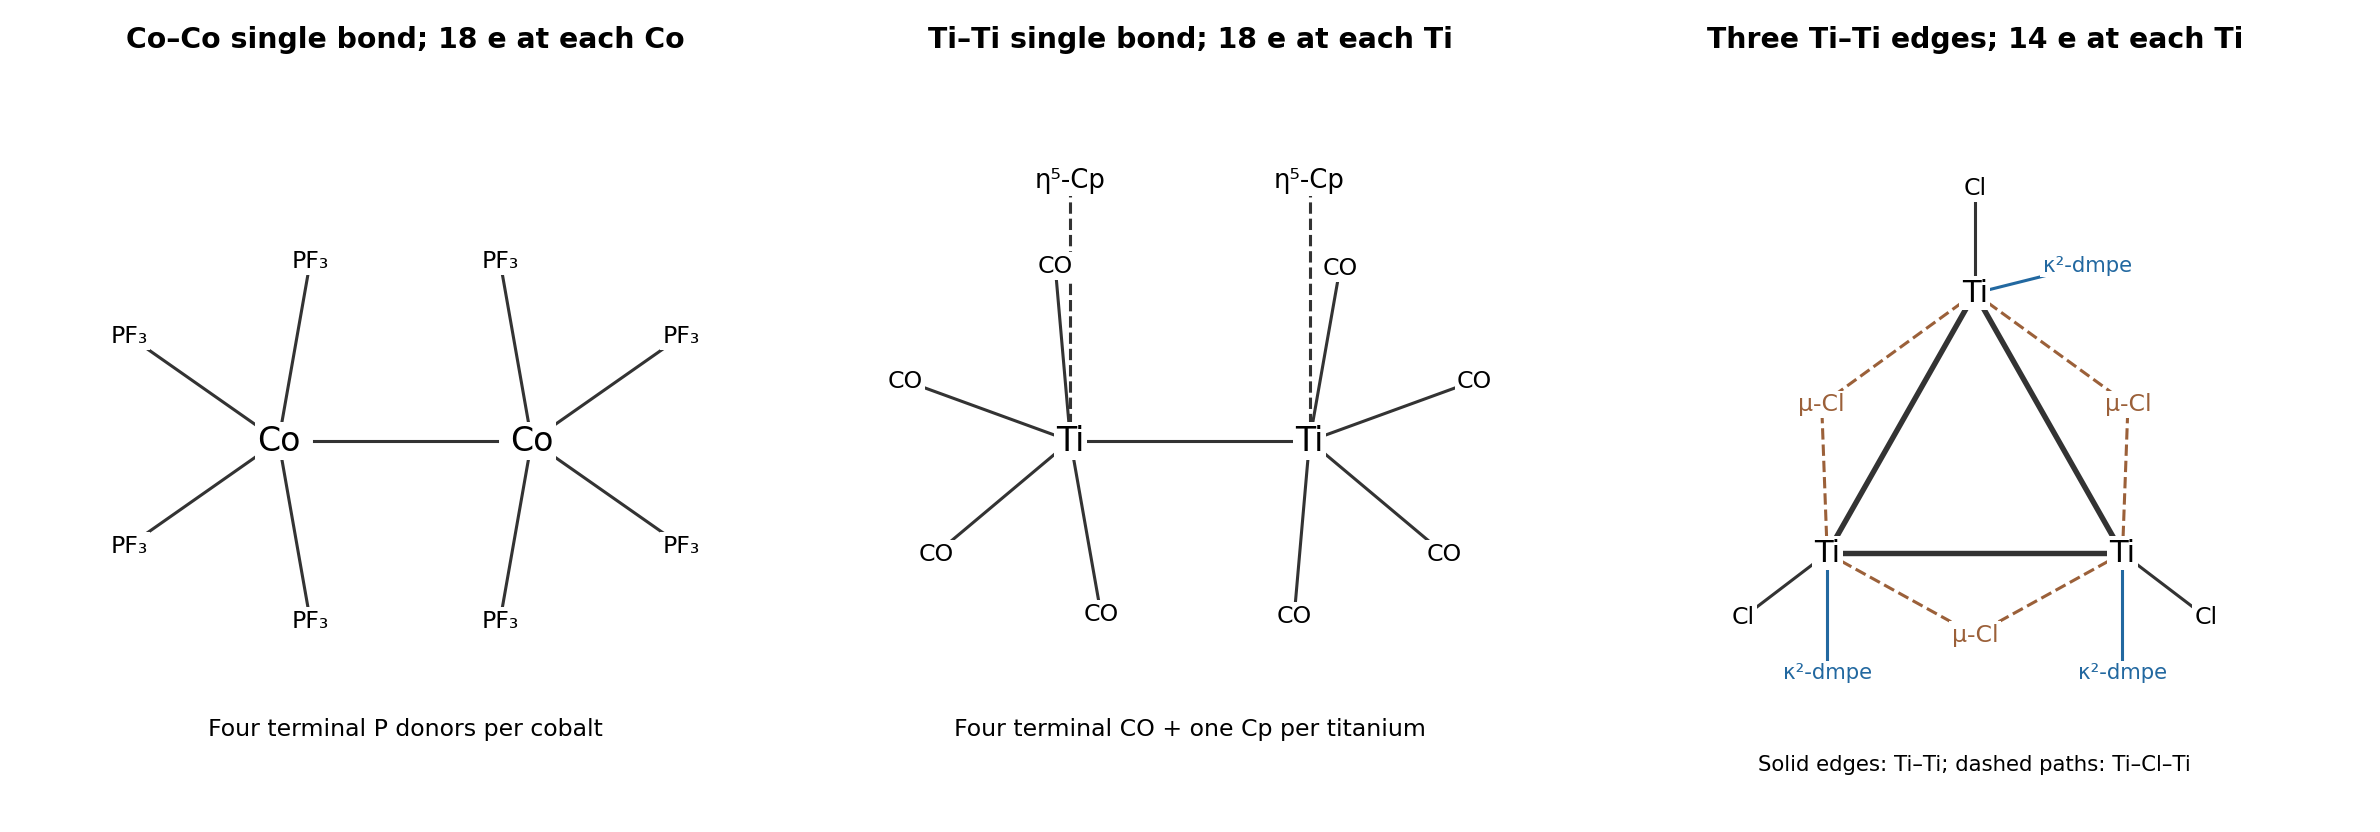

The Python source for this figure:
"""Original connectivity diagrams, not crystallographic geometries; output to cwd."""
import matplotlib
matplotlib.use('Agg')
import matplotlib.pyplot as plt
import numpy as np
fig,axs=plt.subplots(1,3,figsize=(14,4.7),facecolor='white')
for a in axs:a.set(xlim=(-2.7,2.7),ylim=(-2.6,2.7),aspect='equal');a.axis('off')
def label(a,p,s,fs=12,col='black'):a.text(*p,s,ha='center',va='center',fontsize=fs,color=col,bbox=dict(fc='white',ec='none',pad=1))
def line(a,p,q,**kw):a.plot([p[0],q[0]],[p[1],q[1]],color=kw.pop('color','#333333'),lw=1.3,**kw)
a=axs[0];a.set_title('Co–Co single bond; 18 e at each Co',fontsize=12,weight='bold')
for x in [-.9,.9]:
 p=np.array([x,0]);label(a,p,'Co',14)
 for ang in ([80,145,215,280] if x<0 else [35,100,260,325]):
  q=p+1.3*np.array([np.cos(np.deg2rad(ang)),np.sin(np.deg2rad(ang))]);line(a,p,q);label(a,q,'PF₃',10)
line(a,(-.65,0),(.65,0));label(a,(0,-2.05),'Four terminal P donors per cobalt',10)
a=axs[1];a.set_title('Ti–Ti single bond; 18 e at each Ti',fontsize=12,weight='bold')
line(a,(-.75,0),(.75,0))
for x in [-.85,.85]:
 p=np.array([x,0]);label(a,p,'Ti',14)
 for ang in ([95,160,220,280] if x<0 else [80,20,-40,-95]):
  q=p+1.25*np.array([np.cos(np.deg2rad(ang)),np.sin(np.deg2rad(ang))]);line(a,p,q);label(a,q,'CO',10)
 q=p+np.array([0,1.85]);line(a,p,q,ls='--');label(a,q,'η⁵-Cp',11)
label(a,(0,-2.05),'Four terminal CO + one Cp per titanium',10)
a=axs[2];a.set_title('Three Ti–Ti edges; 14 e at each Ti',fontsize=12,weight='bold')
ps=[np.array([0,1.05]),np.array([-1.05,-.8]),np.array([1.05,-.8])]
for i in range(3):
 p,q=ps[i],ps[(i+1)%3]
 a.plot([p[0],q[0]],[p[1],q[1]],color='#333333',lw=2.3)
 mid=(p+q)/2;v=mid/np.linalg.norm(mid)*.58;r=mid+v
 line(a,p,r,color='#9b6039',ls='--');line(a,q,r,color='#9b6039',ls='--');label(a,r,'μ-Cl',10,'#9b6039')
for i,p in enumerate(ps):
 v=p/np.linalg.norm(p);q=p+v*.75;line(a,p,q);label(a,q,'Cl',10)
 label(a,p,'Ti',13)
 # Compact P,P-chelate annotation: one chelate per metal, separate from bridges.
 t=p+np.array([.8, .2]) if i==0 else p+np.array([0,-.85])
 label(a,t,'κ²-dmpe',9,'#2268a0');line(a,p,t,color='#2268a0')
label(a,(0,-2.3),'Solid edges: Ti–Ti; dashed paths: Ti–Cl–Ti',9)
fig.tight_layout();fig.savefig('paper-2-clusters.png',dpi=170,facecolor='white',bbox_inches='tight',pad_inches=.15);plt.close(fig)
